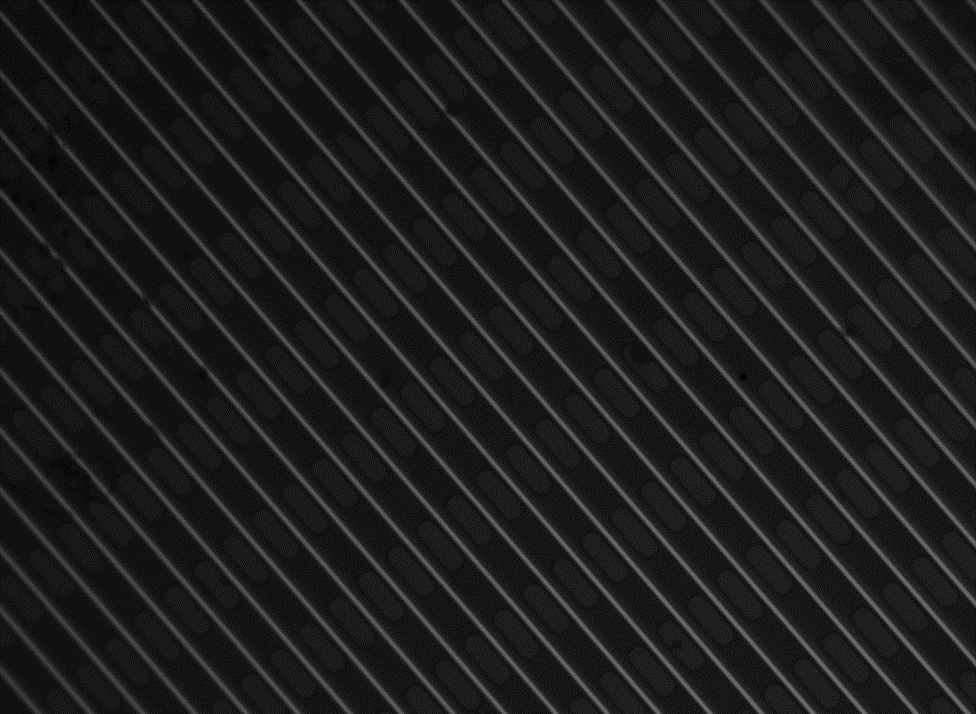
%> input picture 12V_400nsStrobePulse_Image.png, 976 x 714 px
$ octave TestingImageEnhancementOnSubstratePhoto.m   (GNU Octave 9; MATLAB toolbox functions it lacks are replaced by stand-ins)
%> lines starting %> are read from the running program, lines starting %| are printed output that depends on the picture; in (x1, y1, x2, y2) boxes, pixels count from 0 and x2, y2 are one past the last pixel; in counts of white or black regions, pixels touching at a corner belong together; the program's own positions count from 1
### RunHistogramEqualization.m
function [ PhotoAfterHistogramEqualization ] = RunHistogramEqualization( OriginalPhoto )
    PhotoAfterHistogramEqualization = histeq(OriginalPhoto);
end

### DisplayImage.m
function [ ] = DisplayImage( Image )

imshow(Image)

end

### TestingImageEnhancementOnSubstratePhoto.m
close all;
CameraPhoto = imread('12V_400nsStrobePulse_Image.png');
%> CameraPhoto: size 714x976 uint8; min 5, max 110, mean 14.6
figure
DisplayImage(CameraPhoto);

figure
I = RunHistogramEqualization(CameraPhoto);
%> in RunHistogramEqualization, `PhotoAfterHistogramEqualization = histeq(OriginalPhoto);`:
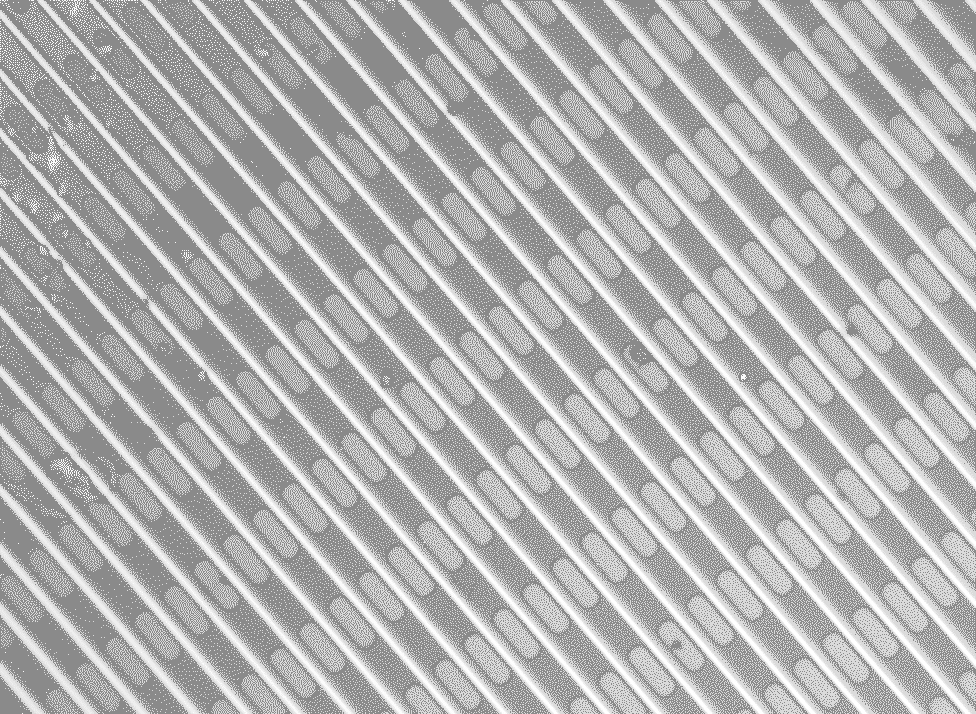
%> PhotoAfterHistogramEqualization: size 714x976 uint8; min 138, max 255, mean 178
DisplayImage(I)

I3 = imadjust(I);
imshow(I3);

bw = imbinarize(I3);
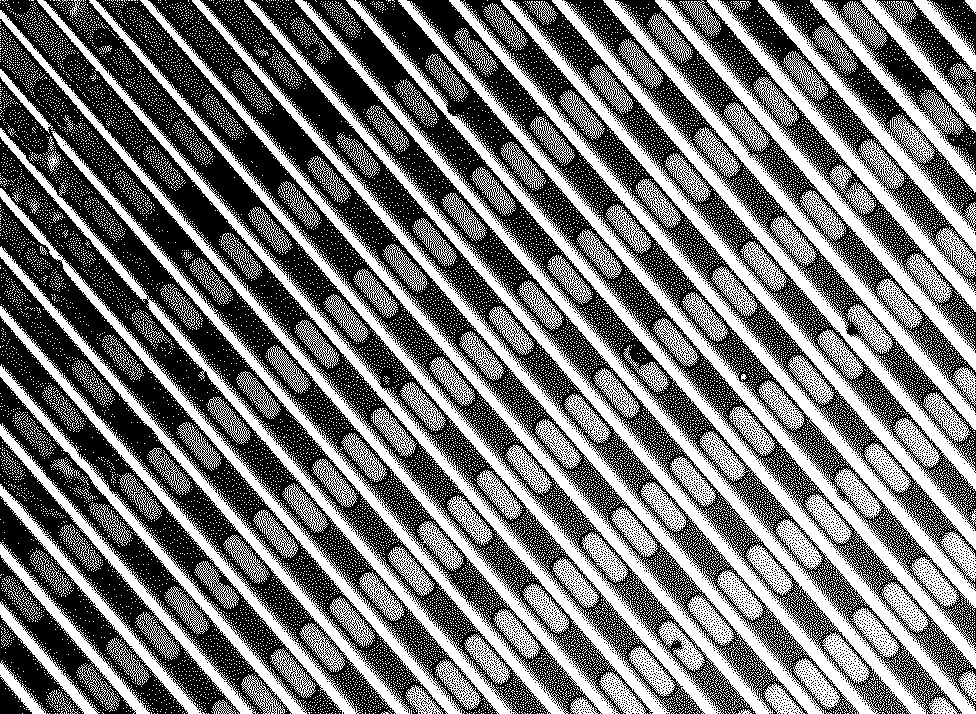
%> bw: size 714x976 logical; 45.3% white; 25371 white regions (25225 under 20 px), largest, box (x1, y1, x2, y2) and area: (140, 0, 976, 714) 112150, (0, 0, 672, 714) 22027, (706, 0, 976, 312) 16363
bw = bwareaopen(bw, 50);
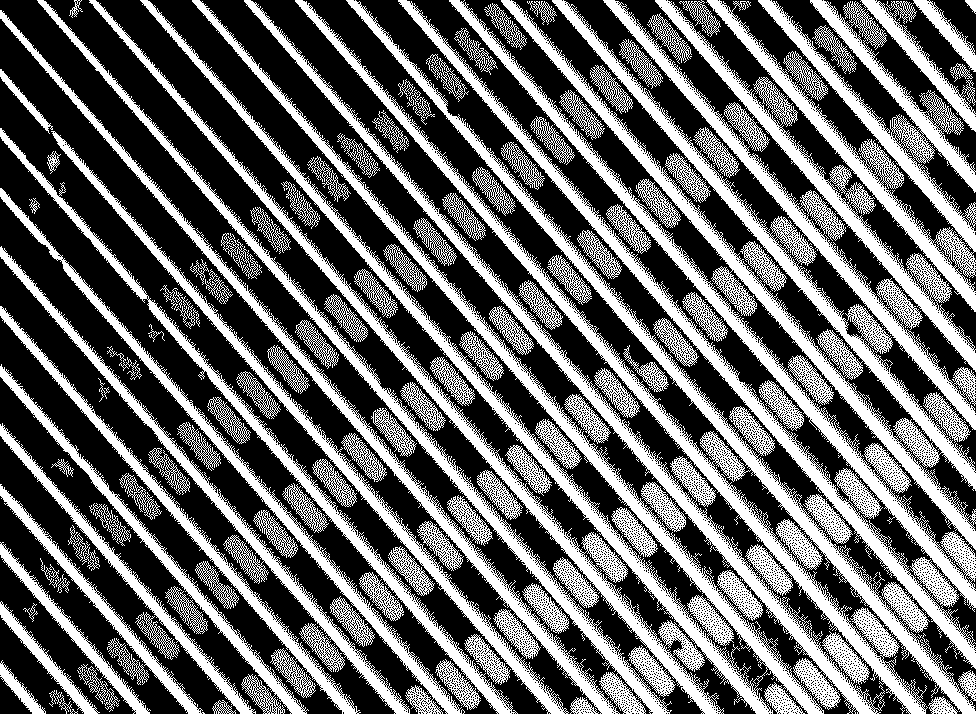
%> bw: size 714x976 logical; 39.9% white; 117 white regions
imshow(bw)


% Testing connected components
cc = bwconncomp(bw, 8)
%> cc = 117 connected components
cc.NumObjects
%> ans = 117
labeled = labelmatrix(cc);
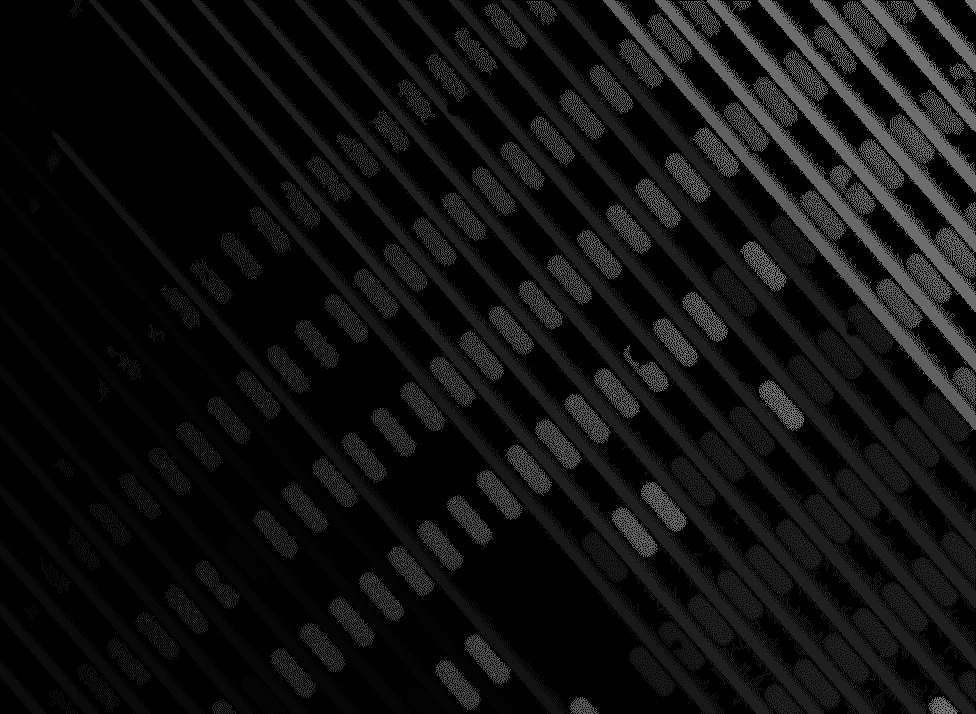
%> labeled: size 714x976 uint8; min 0, max 117, mean 16
I3 = imadjust(labeled);
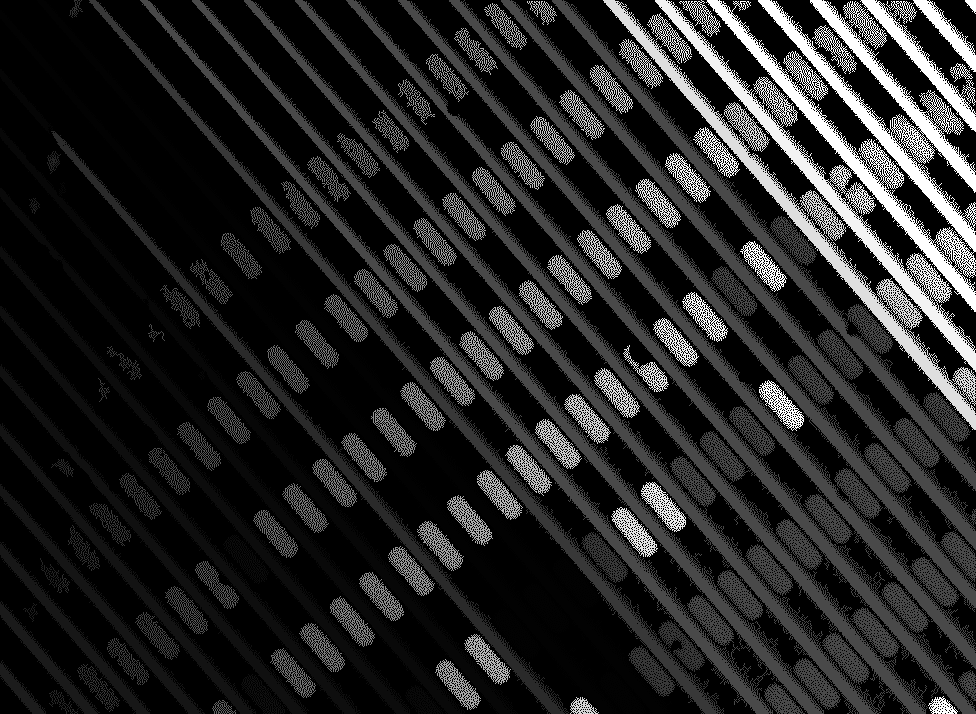
%> I3: size 714x976 uint8; min 0, max 255, mean 37.4
DisplayImage(I3);
RGB_label = label2rgb(labeled, @spring, 'c', 'shuffle');
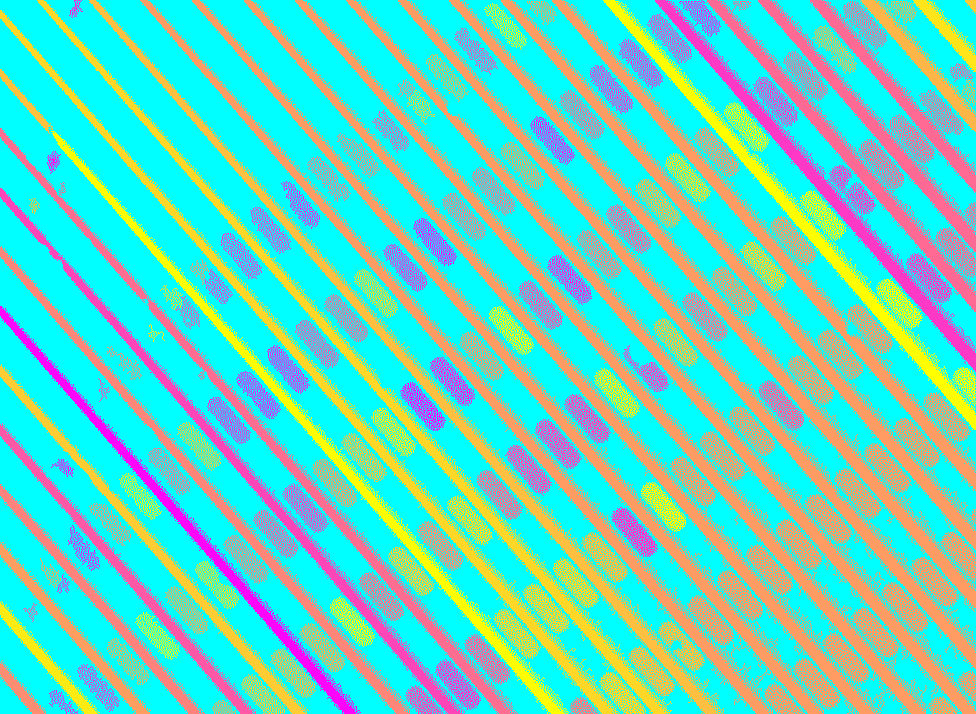
%> RGB_label: size 714x976x3 uint8; mean R, G, B 101.7, 213.7, 194.5
%imshow(RGB_label)

graindata = regionprops(cc, 'basic')
%> graindata = 117 regions; largest, box (x1, y1, x2, y2), Area and Centroid: (140, 0, 976, 714) 112150 [685.2 386.1], (0, 0, 672, 714) 22027 [395 435.2], (706, 0, 976, 312) 16363 [876.3 132.3], (89, 0, 724, 714) 12442 [481.6 444.4], (603, 0, 976, 430) 9637 [812.9 226.1]
